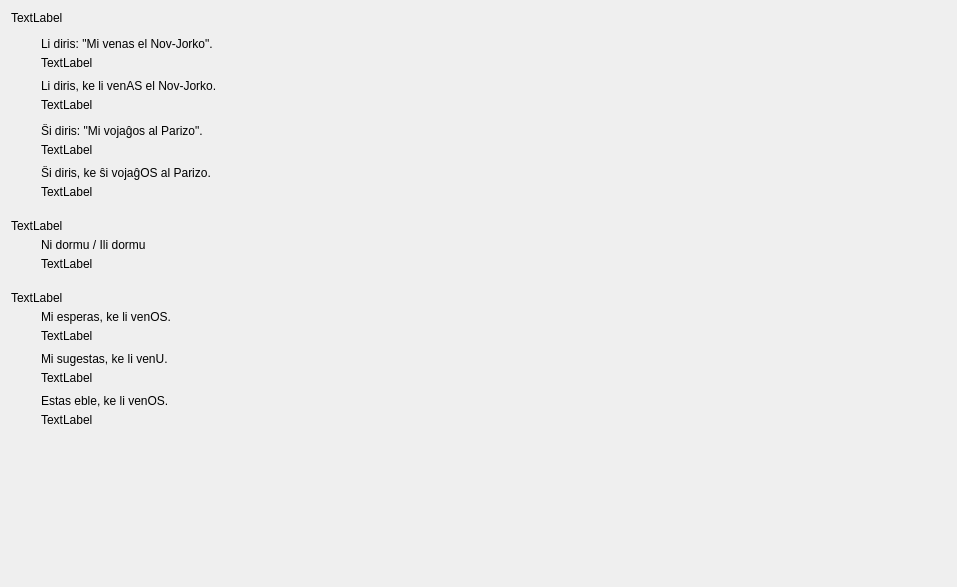
         <widget class="QWidget" name="scrollAreaWidgetContents_10">
          <property name="geometry">
           <rect>
            <x>0</x>
            <y>0</y>
            <width>957</width>
            <height>587</height>
           </rect>
          </property>
          <layout class="QVBoxLayout" name="verticalLayout_9">
           <property name="spacing">
            <number>20</number>
           </property>
           <item>
            <layout class="QVBoxLayout" name="verticalLayout_83">
             <property name="spacing">
              <number>12</number>
             </property>
             <item>
              <widget class="QLabel" name="Lec10_Label30">
               <property name="sizePolicy">
                <sizepolicy hsizetype="Preferred" vsizetype="Preferred">
                 <horstretch>0</horstretch>
                 <verstretch>0</verstretch>
                </sizepolicy>
               </property>
               <property name="text">
                <string>TextLabel</string>
               </property>
               <property name="wordWrap">
                <bool>true</bool>
               </property>
              </widget>
             </item>
             <item>
              <layout class="QHBoxLayout" name="horizontalLayout_42">
               <item>
                <spacer name="horizontalSpacer_7">
                 <property name="orientation">
                  <enum>Qt::Horizontal</enum>
                 </property>
                 <property name="sizeType">
                  <enum>QSizePolicy::Fixed</enum>
                 </property>
                 <property name="sizeHint" stdset="0">
                  <size>
                   <width>30</width>
                   <height>20</height>
                  </size>
                 </property>
                </spacer>
               </item>
               <item>
                <layout class="QVBoxLayout" name="verticalLayout_84">
                 <property name="spacing">
                  <number>9</number>
                 </property>
                 <item>
                  <layout class="QVBoxLayout" name="verticalLayout_91">
                   <property name="spacing">
                    <number>5</number>
                   </property>
                   <item>
                    <widget class="neklakebla_nova" name="pushButton_53">
                     <property name="sizePolicy">
                      <sizepolicy hsizetype="Preferred" vsizetype="Preferred">
                       <horstretch>0</horstretch>
                       <verstretch>0</verstretch>
                      </sizepolicy>
                     </property>
                     <property name="text">
                      <string>Li diris: &quot;Mi venas el Nov-Jorko&quot;.</string>
                     </property>
                     <property name="wordWrap">
                      <bool>true</bool>
                     </property>
                    </widget>
                   </item>
                   <item>
                    <widget class="QLabel" name="Lec10_Label31">
                     <property name="sizePolicy">
                      <sizepolicy hsizetype="Expanding" vsizetype="Preferred">
                       <horstretch>0</horstretch>
                       <verstretch>0</verstretch>
                      </sizepolicy>
                     </property>
                     <property name="text">
                      <string>TextLabel</string>
                     </property>
                     <property name="wordWrap">
                      <bool>true</bool>
                     </property>
                    </widget>
                   </item>
                  </layout>
                 </item>
                 <item>
                  <layout class="QVBoxLayout" name="verticalLayout_92">
                   <property name="spacing">
                    <number>5</number>
                   </property>
                   <item>
                    <widget class="neklakebla_nova" name="pushButton_54">
                     <property name="sizePolicy">
                      <sizepolicy hsizetype="Preferred" vsizetype="Preferred">
                       <horstretch>0</horstretch>
                       <verstretch>0</verstretch>
                      </sizepolicy>
                     </property>
                     <property name="text">
                      <string>Li diris, ke li venAS el Nov-Jorko.</string>
                     </property>
                     <property name="wordWrap">
                      <bool>true</bool>
                     </property>
                    </widget>
                   </item>
                   <item>
                    <widget class="QLabel" name="Lec10_Label32">
                     <property name="sizePolicy">
                      <sizepolicy hsizetype="Expanding" vsizetype="Preferred">
                       <horstretch>0</horstretch>
                       <verstretch>0</verstretch>
                      </sizepolicy>
                     </property>
                     <property name="text">
                      <string>TextLabel</string>
                     </property>
                     <property name="wordWrap">
                      <bool>true</bool>
                     </property>
                    </widget>
                   </item>
                  </layout>
                 </item>
                </layout>
               </item>
              </layout>
             </item>
             <item>
              <layout class="QHBoxLayout" name="horizontalLayout_45">
               <item>
                <spacer name="horizontalSpacer_8">
                 <property name="orientation">
                  <enum>Qt::Horizontal</enum>
                 </property>
                 <property name="sizeType">
                  <enum>QSizePolicy::Fixed</enum>
                 </property>
                 <property name="sizeHint" stdset="0">
                  <size>
                   <width>30</width>
                   <height>20</height>
                  </size>
                 </property>
                </spacer>
               </item>
               <item>
                <layout class="QVBoxLayout" name="verticalLayout_85">
                 <property name="spacing">
                  <number>9</number>
                 </property>
                 <item>
                  <layout class="QVBoxLayout" name="verticalLayout_93">
                   <property name="spacing">
                    <number>5</number>
                   </property>
                   <item>
                    <widget class="neklakebla_nova" name="pushButton_55">
                     <property name="sizePolicy">
                      <sizepolicy hsizetype="Preferred" vsizetype="Preferred">
                       <horstretch>0</horstretch>
                       <verstretch>0</verstretch>
                      </sizepolicy>
                     </property>
                     <property name="text">
                      <string>Ŝi diris: &quot;Mi vojaĝos al Parizo&quot;.</string>
                     </property>
                     <property name="wordWrap">
                      <bool>true</bool>
                     </property>
                    </widget>
                   </item>
                   <item>
                    <widget class="QLabel" name="Lec10_Label33">
                     <property name="sizePolicy">
                      <sizepolicy hsizetype="Expanding" vsizetype="Preferred">
                       <horstretch>0</horstretch>
                       <verstretch>0</verstretch>
                      </sizepolicy>
                     </property>
                     <property name="text">
                      <string>TextLabel</string>
                     </property>
                     <property name="wordWrap">
                      <bool>true</bool>
                     </property>
                    </widget>
                   </item>
                  </layout>
                 </item>
                 <item>
                  <layout class="QVBoxLayout" name="verticalLayout_94">
                   <property name="spacing">
                    <number>5</number>
                   </property>
                   <item>
                    <widget class="neklakebla_nova" name="pushButton_56">
                     <property name="sizePolicy">
                      <sizepolicy hsizetype="Preferred" vsizetype="Preferred">
                       <horstretch>0</horstretch>
                       <verstretch>0</verstretch>
                      </sizepolicy>
                     </property>
                     <property name="text">
                      <string>Ŝi diris, ke ŝi vojaĝOS al Parizo.</string>
                     </property>
                     <property name="wordWrap">
                      <bool>true</bool>
                     </property>
                    </widget>
                   </item>
                   <item>
                    <widget class="QLabel" name="Lec10_Label34">
                     <property name="sizePolicy">
                      <sizepolicy hsizetype="Expanding" vsizetype="Preferred">
                       <horstretch>0</horstretch>
                       <verstretch>0</verstretch>
                      </sizepolicy>
                     </property>
                     <property name="text">
                      <string>TextLabel</string>
                     </property>
                     <property name="wordWrap">
                      <bool>true</bool>
                     </property>
                    </widget>
                   </item>
                  </layout>
                 </item>
                </layout>
               </item>
              </layout>
             </item>
            </layout>
           </item>
           <item>
            <layout class="QVBoxLayout" name="verticalLayout_8">
             <property name="spacing">
              <number>5</number>
             </property>
             <item>
              <widget class="QLabel" name="Lec10_Label39">
               <property name="sizePolicy">
                <sizepolicy hsizetype="Preferred" vsizetype="Maximum">
                 <horstretch>0</horstretch>
                 <verstretch>0</verstretch>
                </sizepolicy>
               </property>
               <property name="text">
                <string>TextLabel</string>
               </property>
               <property name="wordWrap">
                <bool>true</bool>
               </property>
              </widget>
             </item>
             <item>
              <layout class="QHBoxLayout" name="horizontalLayout_4">
               <item>
                <spacer name="horizontalSpacer_10">
                 <property name="orientation">
                  <enum>Qt::Horizontal</enum>
                 </property>
                 <property name="sizeType">
                  <enum>QSizePolicy::Fixed</enum>
                 </property>
                 <property name="sizeHint" stdset="0">
                  <size>
                   <width>30</width>
                   <height>20</height>
                  </size>
                 </property>
                </spacer>
               </item>
               <item>
                <layout class="QVBoxLayout" name="verticalLayout_88">
                 <property name="spacing">
                  <number>5</number>
                 </property>
                 <item>
                  <widget class="neklakebla_nova" name="pushButton_60">
                   <property name="sizePolicy">
                    <sizepolicy hsizetype="Preferred" vsizetype="Maximum">
                     <horstretch>0</horstretch>
                     <verstretch>0</verstretch>
                    </sizepolicy>
                   </property>
                   <property name="text">
                    <string>Ni dormu / Ili dormu</string>
                   </property>
                   <property name="wordWrap">
                    <bool>true</bool>
                   </property>
                  </widget>
                 </item>
                 <item>
                  <widget class="QLabel" name="Lec10_Label35">
                   <property name="sizePolicy">
                    <sizepolicy hsizetype="Expanding" vsizetype="Maximum">
                     <horstretch>0</horstretch>
                     <verstretch>0</verstretch>
                    </sizepolicy>
                   </property>
                   <property name="text">
                    <string>TextLabel</string>
                   </property>
                   <property name="wordWrap">
                    <bool>true</bool>
                   </property>
                  </widget>
                 </item>
                </layout>
               </item>
              </layout>
             </item>
            </layout>
           </item>
           <item>
            <layout class="QVBoxLayout" name="verticalLayout_86">
             <property name="spacing">
              <number>5</number>
             </property>
             <item>
              <widget class="QLabel" name="Lec10_Label40">
               <property name="sizePolicy">
                <sizepolicy hsizetype="Preferred" vsizetype="Maximum">
                 <horstretch>0</horstretch>
                 <verstretch>0</verstretch>
                </sizepolicy>
               </property>
               <property name="text">
                <string>TextLabel</string>
               </property>
               <property name="wordWrap">
                <bool>true</bool>
               </property>
              </widget>
             </item>
             <item>
              <layout class="QHBoxLayout" name="horizontalLayout_56">
               <item>
                <spacer name="horizontalSpacer_9">
                 <property name="orientation">
                  <enum>Qt::Horizontal</enum>
                 </property>
                 <property name="sizeType">
                  <enum>QSizePolicy::Fixed</enum>
                 </property>
                 <property name="sizeHint" stdset="0">
                  <size>
                   <width>30</width>
                   <height>20</height>
                  </size>
                 </property>
                </spacer>
               </item>
               <item>
                <layout class="QVBoxLayout" name="verticalLayout_87">
                 <property name="spacing">
                  <number>9</number>
                 </property>
                 <item>
                  <layout class="QVBoxLayout" name="verticalLayout_89">
                   <property name="spacing">
                    <number>5</number>
                   </property>
                   <item>
                    <widget class="neklakebla_nova" name="pushButton_57">
                     <property name="sizePolicy">
                      <sizepolicy hsizetype="Preferred" vsizetype="Preferred">
                       <horstretch>0</horstretch>
                       <verstretch>0</verstretch>
                      </sizepolicy>
                     </property>
                     <property name="text">
                      <string>Mi esperas, ke li venOS.</string>
                     </property>
                     <property name="wordWrap">
                      <bool>true</bool>
                     </property>
                    </widget>
                   </item>
                   <item>
                    <widget class="QLabel" name="Lec10_Label36">
                     <property name="sizePolicy">
                      <sizepolicy hsizetype="Expanding" vsizetype="Preferred">
                       <horstretch>0</horstretch>
                       <verstretch>0</verstretch>
                      </sizepolicy>
                     </property>
                     <property name="text">
                      <string>TextLabel</string>
                     </property>
                     <property name="wordWrap">
                      <bool>true</bool>
                     </property>
                    </widget>
                   </item>
                  </layout>
                 </item>
                 <item>
                  <layout class="QVBoxLayout" name="verticalLayout_95">
                   <property name="spacing">
                    <number>5</number>
                   </property>
                   <item>
                    <widget class="neklakebla_nova" name="pushButton_58">
                     <property name="sizePolicy">
                      <sizepolicy hsizetype="Preferred" vsizetype="Preferred">
                       <horstretch>0</horstretch>
                       <verstretch>0</verstretch>
                      </sizepolicy>
                     </property>
                     <property name="text">
                      <string>Mi sugestas, ke li venU.</string>
                     </property>
                     <property name="wordWrap">
                      <bool>true</bool>
                     </property>
                    </widget>
                   </item>
                   <item>
                    <widget class="QLabel" name="Lec10_Label37">
                     <property name="sizePolicy">
                      <sizepolicy hsizetype="Expanding" vsizetype="Preferred">
                       <horstretch>0</horstretch>
                       <verstretch>0</verstretch>
                      </sizepolicy>
                     </property>
                     <property name="text">
                      <string>TextLabel</string>
                     </property>
                     <property name="wordWrap">
                      <bool>true</bool>
                     </property>
                    </widget>
                   </item>
                  </layout>
                 </item>
                 <item>
                  <layout class="QVBoxLayout" name="verticalLayout_96">
                   <property name="spacing">
                    <number>5</number>
                   </property>
                   <item>
                    <widget class="neklakebla_nova" name="pushButton_59">
                     <property name="sizePolicy">
                      <sizepolicy hsizetype="Preferred" vsizetype="Preferred">
                       <horstretch>0</horstretch>
                       <verstretch>0</verstretch>
                      </sizepolicy>
                     </property>
                     <property name="text">
                      <string>Estas eble, ke li venOS.</string>
                     </property>
                     <property name="wordWrap">
                      <bool>true</bool>
                     </property>
                    </widget>
                   </item>
                   <item>
                    <widget class="QLabel" name="Lec10_Label38">
                     <property name="sizePolicy">
                      <sizepolicy hsizetype="Expanding" vsizetype="Preferred">
                       <horstretch>0</horstretch>
                       <verstretch>0</verstretch>
                      </sizepolicy>
                     </property>
                     <property name="text">
                      <string>TextLabel</string>
                     </property>
                     <property name="wordWrap">
                      <bool>true</bool>
                     </property>
                    </widget>
                   </item>
                  </layout>
                 </item>
                </layout>
               </item>
              </layout>
             </item>
            </layout>
           </item>
           <item>
            <spacer name="verticalSpacer_2">
             <property name="orientation">
              <enum>Qt::Vertical</enum>
             </property>
             <property name="sizeHint" stdset="0">
              <size>
               <width>20</width>
               <height>40</height>
              </size>
             </property>
            </spacer>
           </item>
          </layout>
         </widget>
